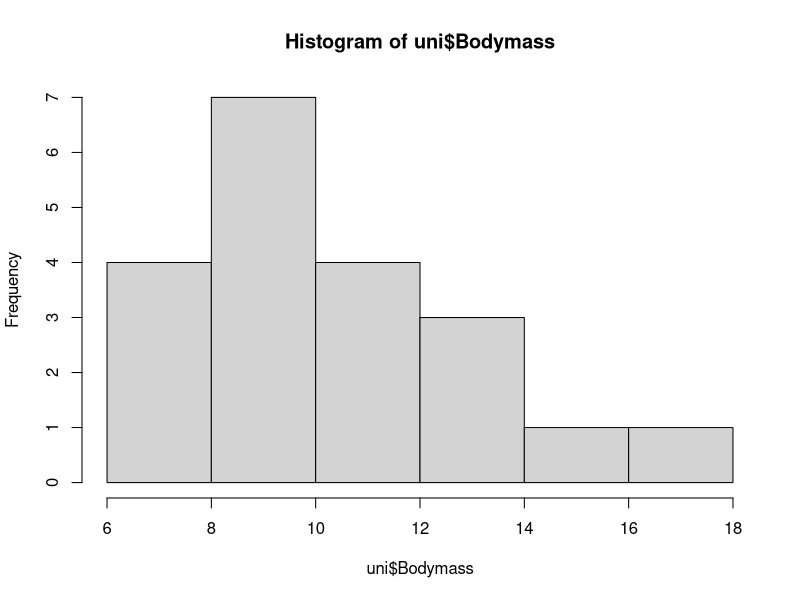
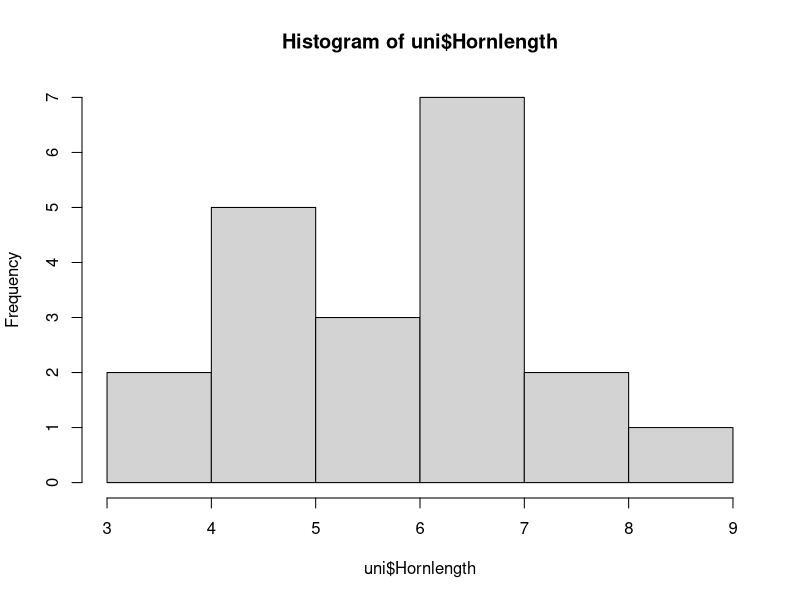
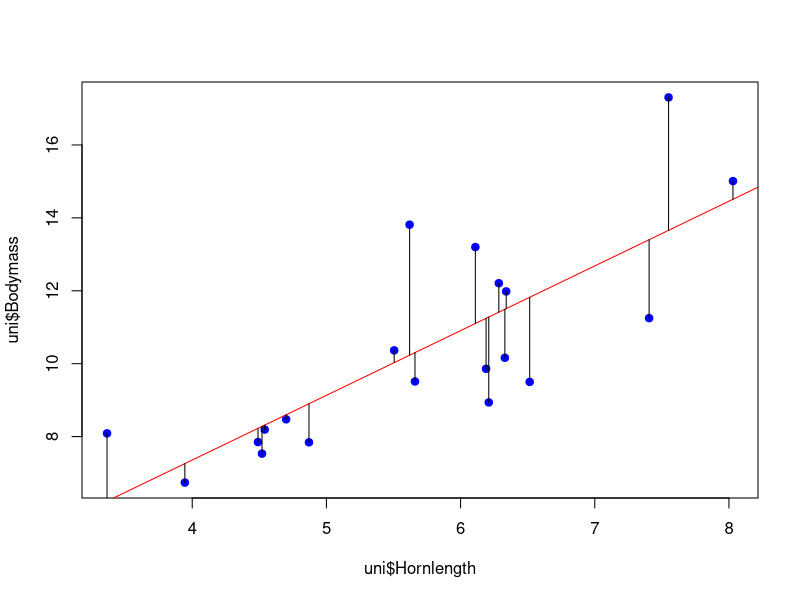
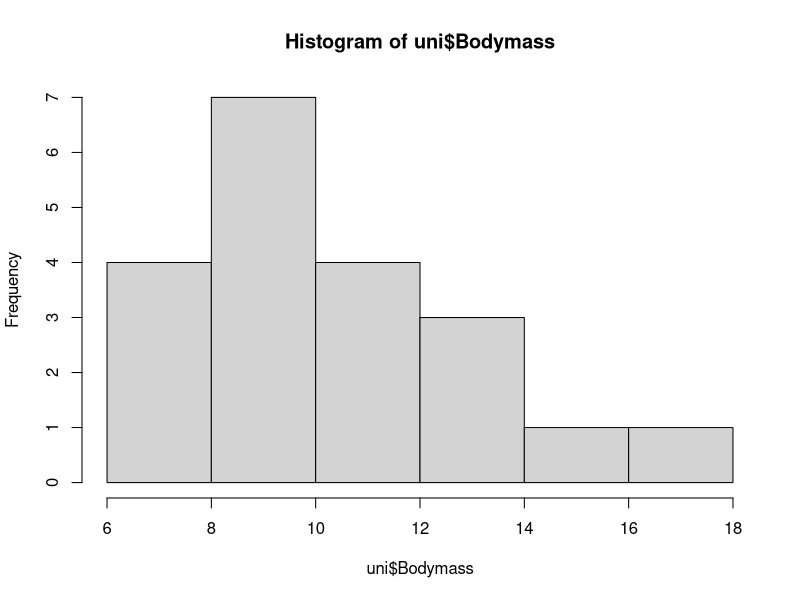
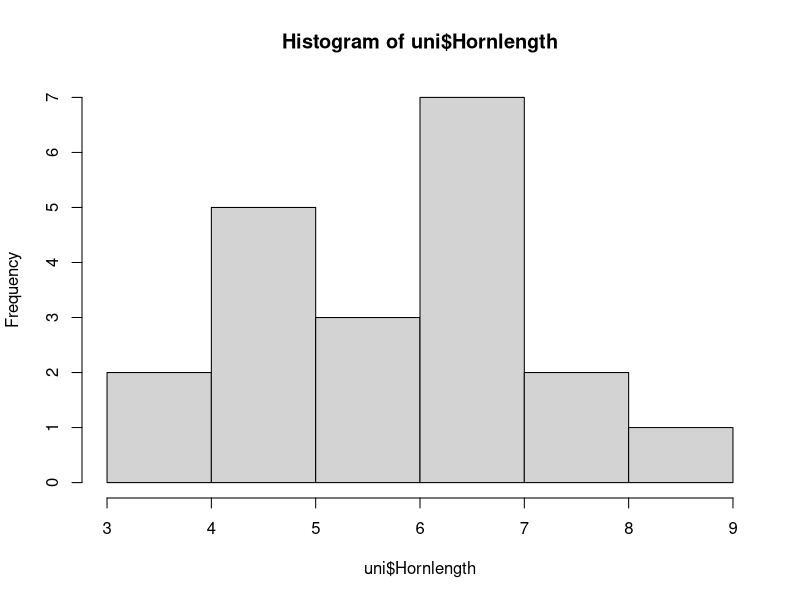
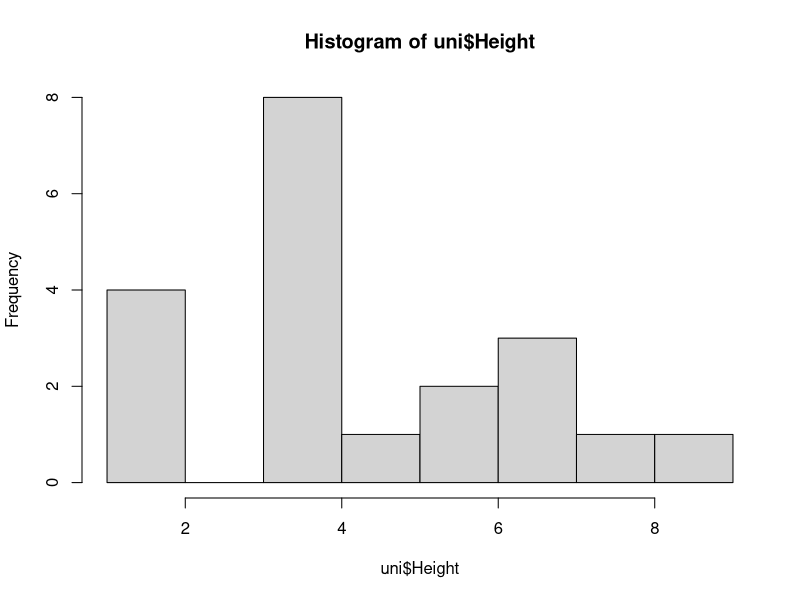
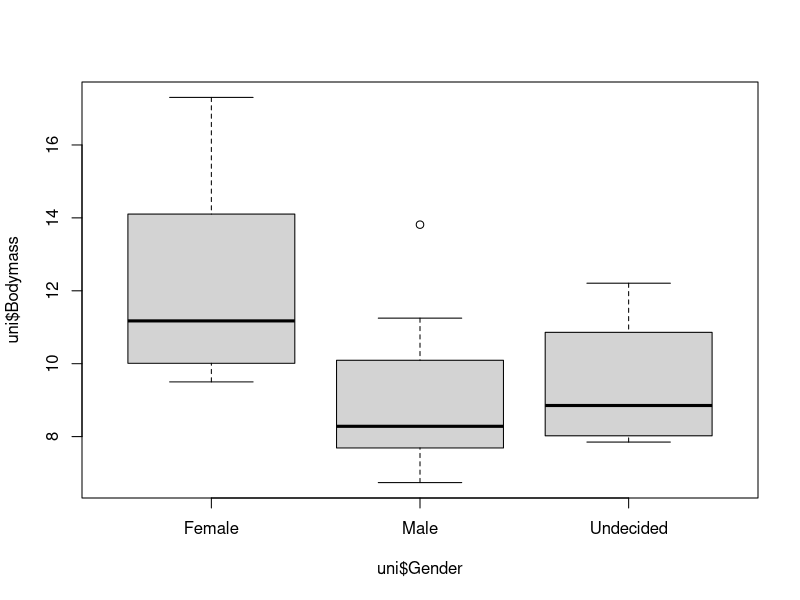
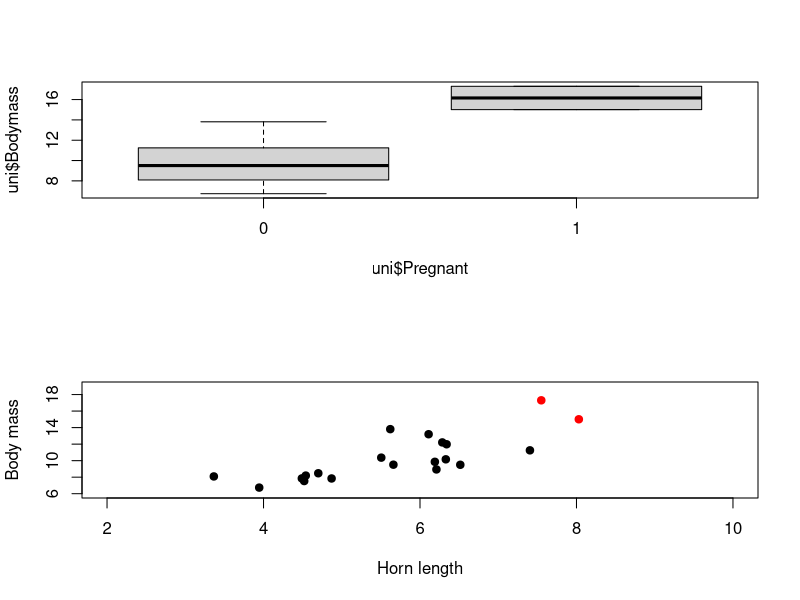

Write the R code that produced these figures, in order. (Note: this script raises an error after producing the figures.)
# housekeeping
rm (list = ls())

# load data
uni<- read.table("../data/RUnicorns.txt", header = T)
str(uni)
head(uni)

# eploring
mean(uni$Bodymass)
sd(uni$Bodymass)
var(uni$Bodymass)
hist(uni$Bodymass)

mean(uni$Hornlength)
sd(uni$Hornlength)
var(uni$Hornlength)
hist(uni$Hornlength)

# quick plot
plot(uni$Bodymass~uni$Hornlength, pch = 19, col = "blue")
mod<-lm(uni$Bodymass~uni$Hornlength)
abline(mod, col="red")
res <- signif(residuals(mod), 5) # calcs resids, signif() rounds to 5 sig fig
pre <- predict(mod) # calculates fitted values from mod lm
segments(uni$Hornlength, uni$Bodymass, uni$Hornlength, pre, col="black") 
    # draws vert lines from actual values to fitted values
    # arguments- segments(x0, y0, x1, y1, col="black")

# interpreting
    # plot suggests a clear relationship
    # could be many other variables which play a part
        # e.g. long horn -> attractive -> preg -> heavier
    # add covariates and fixed factors to account for this
    # test which variable explains most variation

## GLM
# checking more data
hist(uni$Bodymass)
hist(uni$Hornlength)
hist(uni$Height)
    # ok ish data

cor.test(uni$Hornlength, uni$Height)
    # seem to be independent

boxplot(uni$Bodymass~uni$Gender)
    # fems larger and bigger variance

par(mfrow=c(2,1))
boxplot(uni$Bodymass~uni$Pregnant)

plot(uni$Hornlength[uni$Pregnant==0],uni$Bodymass[uni$Pregnant==0], pch=19, 
xlab="Horn length", ylab="Body mass", xlim=c(2,10), ylim=c(6,19)) # non pregs
points(uni$Hornlength[uni$Pregnant==1],uni$Bodymass[uni$Pregnant==1], pch=19,
col="red") # add pregs
    # pregnancy has an impact on body mass and maybe its impact on hornlength

dev.off()
boxplot(uni$Bodymass~uni$Pregnant)
plot(uni$Hornlength[uni$Gender=="Female"],uni$Bodymass[uni$Gender=="Female"],
    pch=19, xlab="Horn length", ylab="Body mass", xlim=c(2,10), ylim=c(6,19))
points(uni$Hornlength[uni$Gender=="Male"],uni$Bodymass[uni$Gender=="Male"],
    pch=19, col="red")
points(uni$Hornlength[uni$Gender=="Undecided"],
    uni$Bodymass[uni$Gender=="Undecided"], pch=19, col="green")
    # males are longer and heavier

boxplot(uni$Bodymass~uni$Glizz) # = decorations on horn

plot(uni$Hornlength[uni$Glizz==0], uni$Bodymass[uni$Glizz==0], pch=19,
    xlim=c(2,10), ylim=c(6,19))
points(uni$Hornlength[uni$Glizz==1],uni$Bodymass[uni$Glizz==1], pch=19, 
    col="red")
    # glizzes are heavier and longer

# so we want to include gender, pregnant, and glizz
FullModel<-lm(uni$Bodymass~uni$Hornlength+uni$Gender+uni$Pregnant+uni$Glizz)
summary(FullModel)
    # no sig slope
    # only 2 preg fems, and preg will only influence fems- get rid

u1<- subset(uni, uni$Pregnant==0)
FullModel<-lm(u1$Bodymass~u1$Hornlength+u1$Gender+u1$Glizz)
summary(FullModel)
    # indicates we don't need gender to explain impact of horn on bodymass
    # get rid as it's costing dfs

ReducedModel<-lm(u1$Bodymass~u1$Hornlength+u1$Glizz)
summary(ReducedModel)
    # better

plot(u1$Hornlength[u1$Glizz==0],u1$Bodymass[u1$Glizz==0], pch=19, 
    xlab="Horn length", ylab="Body mass", xlim=c(2,10), ylim=c(6,19))
points(u1$Hornlength[u1$Glizz==1],u1$Bodymass[u1$Glizz==1], pch=19, col="red")
abline(ReducedModel) # see warning- line is only for glizz = 0
abline(a = 4.0106 + 1.7702, b = (0.8864), col = "red") # glizz line
    # glizz looks like it could be steeper
    

# including an interaction ^
Glizz_affects_slope<-lm(u1$Bodymass~u1$Hornlength*u1$Glizz)
summary(Glizz_affects_slope)
    # no impact of glizz on slope- remove this again

# plotting without glizz
ModForPlot<-lm(u1$Bodymass~u1$Hornlength)
summary(ModForPlot)
    # multipleRsquared = 0.46 explained by hornlength
    # ReducedModel mRsq = 0.61 explained by hornlength and glizz
    # if glizz and hornlength were independent..
    # then glizz would account for 0.15 of variance (additive rule for variances)
    # test if they are independent



cor(u1$Hornlength, u1$Glizz)
cor.test(u1$Hornlength, u1$Glizz)
boxplot(u1$Hornlength~u1$Glizz)
t.test(u1$Hornlength~u1$Glizz)
    # positive correlation
    # longer horns are more likely to wear glizz, or vice versa
    # so not independent

# model validation
par(mfrow = c(2,2))
plot(ReducedModel)
    # see outliers 14 and 12 and 6
View(u1)
    # nothing unusual about those rows so keep em in

# final plot (again)
plot(u1$Hornlength[u1$Glizz==0],u1$Bodymass[u1$Glizz==0], pch=19, 
    xlab="Horn length", ylab="Body mass", xlim=c(2,10), ylim=c(6,19))
points(u1$Hornlength[u1$Glizz==1],u1$Bodymass[u1$Glizz==1], pch=19, col="red")
abline(ReducedModel) # see warning- line is only for glizz = 0
abline(a = 4.0106 + 1.7702, b = (0.8864), col = "red") # glizz line

#############################################################################

# interactions

rm(list = ls())

dat<- read.table("../data/data.txt", header = TRUE)
head(dat)
str(dat)

dat$method <- as.factor(dat$method)